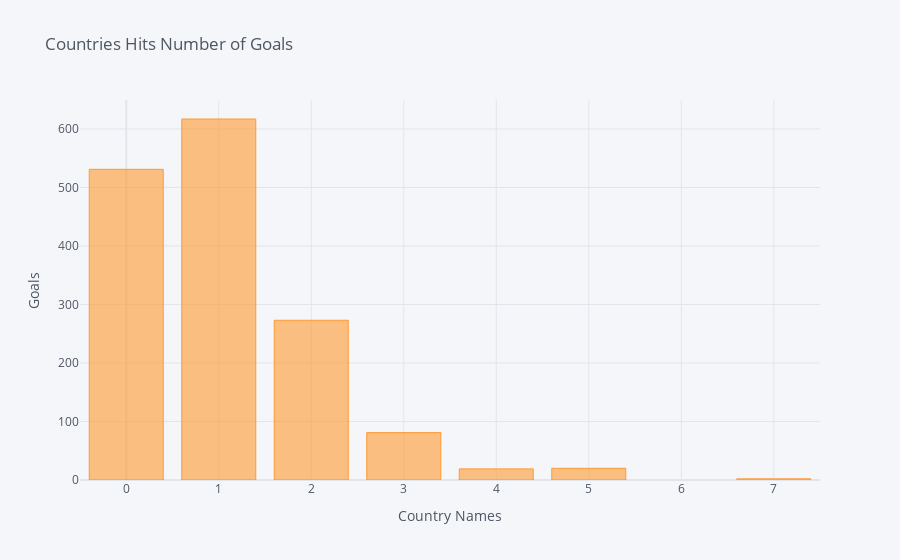

The cell this chart's notebook holds for it:
### Code cell
goals[:7].iplot(kind='bar', xTitle = 'Country Names', yTitle = 'Goals', title = 'Countries Hits Number of Goals')

### Figure 1 — Plotly figure (JSON) as saved in the notebook; plotly's stock layout.template omitted (floating-point values rounded to 4 significant figures)
{"data": [{"marker": {"color": "rgba(255, 153, 51, 0.6)", "line": {"color": "rgba(255, 153, 51, 1.0)", "width": 1}}, "name": "Goals", "orientation": "v", "text": "", "type": "bar", "x": [1, 0, 2, 3, 5, 4, 7], "y": [617, 531, 273, 81, 20, 19, 2]}], "layout": {"autosize": true, "legend": {"bgcolor": "#F5F6F9", "font": {"color": "#4D5663"}}, "paper_bgcolor": "#F5F6F9", "plot_bgcolor": "#F5F6F9", "title": {"font": {"color": "#4D5663"}, "text": "Countries Hits Number of Goals"}, "xaxis": {"autorange": true, "gridcolor": "#E1E5ED", "range": [-0.5, 7.5], "showgrid": true, "tickfont": {"color": "#4D5663"}, "title": {"font": {"color": "#4D5663"}, "text": "Country Names"}, "type": "linear", "zerolinecolor": "#E1E5ED"}, "yaxis": {"autorange": true, "gridcolor": "#E1E5ED", "range": [0, 649.5], "showgrid": true, "tickfont": {"color": "#4D5663"}, "title": {"font": {"color": "#4D5663"}, "text": "Goals"}, "type": "linear", "zerolinecolor": "#E1E5ED"}}}
